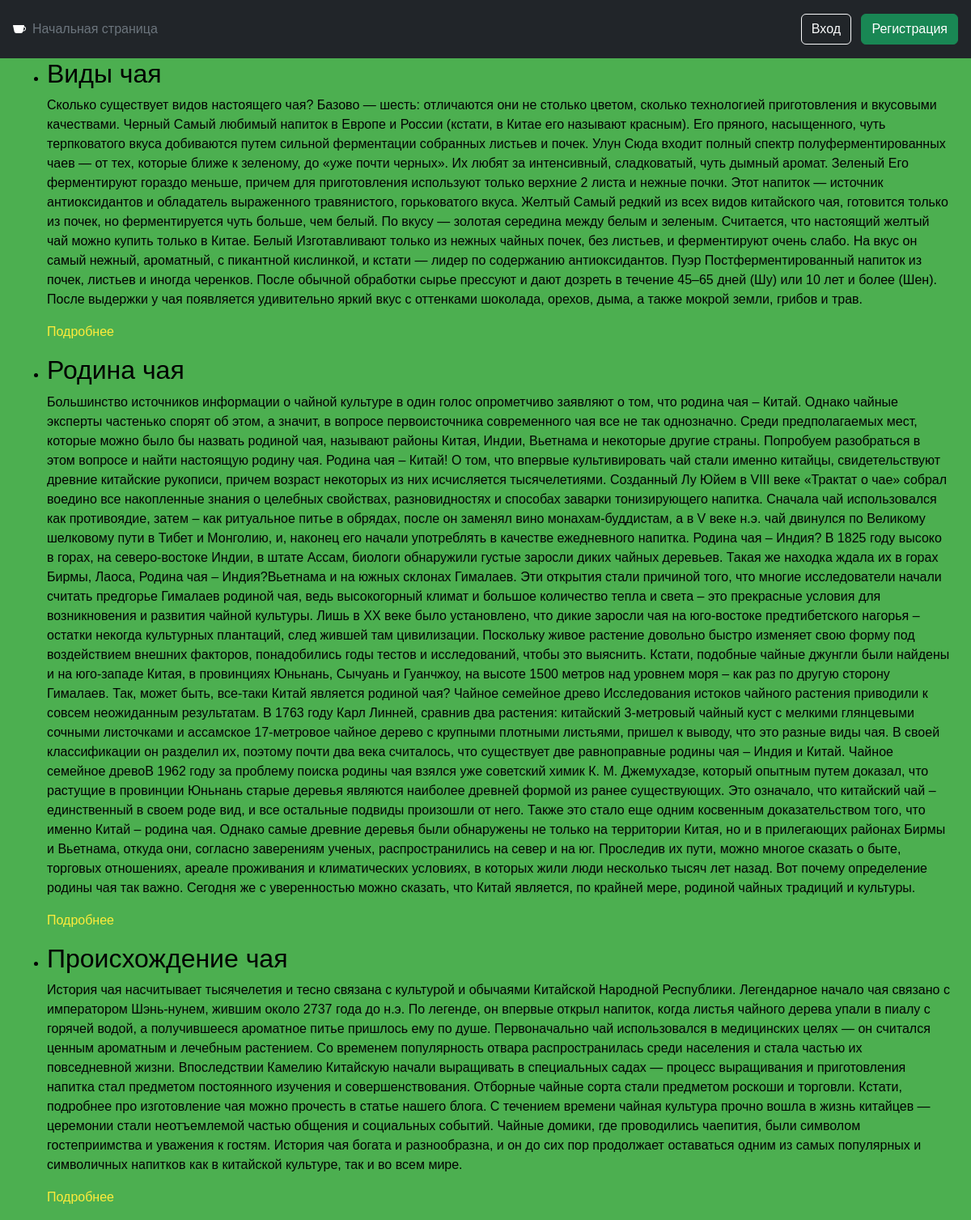
The page / on the database its author committed.
### mem/models.py (models this page shows, shortened)
class Article(models.Model):
    title = models.CharField(max_length=200)
    content = models.TextField()
    image = models.ImageField(upload_to="home_images/", null=True, blank=True)

### mem/views.py (the view)
# urls.py: path("", IndexView.as_view(), name="index"),
class IndexView(TemplateView):
    template_name = "mem/index.html"
    def get(self, request, *args, **kwargs):
        posts = models.Article.objects.all()
        context = self.get_context_data()
        context.update(posts=posts, **kwargs)
        return self.render_to_response(context)

### templates/mem/index.html (shortened to what this page needs)
{% include 'base.html' %}
<body>
{% block content %}
  <ul>
    {% for post in posts %}
        <div class="container">
          <li>
            <h2>{{ post.title }}</h2>
            <p>{{ post.content }}</p>
            <p><a href="{% url 'mem:detail' post.id %}">Подробнее</a></p>
          </li>
        </div>
    {% endfor %}
  </ul>
{% endblock %}
</body>

### static/css/styles.css (style rules this page uses)
body { background-color: #4CAF50; color: black; font-family: Arial, sans-serif; }
h1, h2, h3, h4, h5, h6 { color: black; }
a { color: #ffeb3b; text-decoration: none; }

### rows shown on the page
Article: title "Виды чая", content "Сколько существует видов настоящего чая? Базово — шесть: отличаются они не столько цветом, сколько технологией приготовления и вкусовыми качествами. Черный Самый любимый напиток в Европе и России (кстати, в Китае его называют красным). Его пряного, насыщенного, чуть терпковатого вкуса добиваются путем сильной ферментации собранных листьев и почек. Улун Сюда входит полный спектр полуферментированных чаев — от тех, которые ближе к зеленому, до «уже почти черных». Их любят за интенсивный, сладковатый, чуть дымный аромат. Зеленый Его ферментируют гораздо меньше, причем для приготовления используют только верхние 2 листа и нежные почки. Этот напиток — источник антиоксидантов и обладатель…"
Article: title "Родина чая", content "Большинство источников информации о чайной культуре в один голос опрометчиво заявляют о том, что родина чая – Китай. Однако чайные эксперты частенько спорят об этом, а значит, в вопросе первоисточника современного чая все не так однозначно. Среди предполагаемых мест, которые можно было бы назвать родиной чая, называют районы Китая, Индии, Вьетнама и некоторые другие страны. Попробуем разобраться в этом вопросе и найти настоящую родину чая. Родина чая – Китай! О том, что впервые культивировать чай стали именно китайцы, свидетельствуют древние китайские рукописи, причем возраст некоторых из них исчисляется тысячелетиями. Созданный Лу Юйем в VIII веке «Трактат о чае» собрал воедино все…"
Article: title "Происхождение чая", content "История чая насчитывает тысячелетия и тесно связана с культурой и обычаями Китайской Народной Республики. Легендарное начало чая связано с императором Шэнь-нунем, жившим около 2737 года до н.э. По легенде, он впервые открыл напиток, когда листья чайного дерева упали в пиалу с горячей водой, а получившееся ароматное питье пришлось ему по душе. Первоначально чай использовался в медицинских целях — он считался ценным ароматным и лечебным растением. Со временем популярность отвара распространилась среди населения и стала частью их повседневной жизни. Впоследствии Камелию Китайскую начали выращивать в специальных садах — процесс выращивания и приготовления напитка стал предметом постоянного…"
